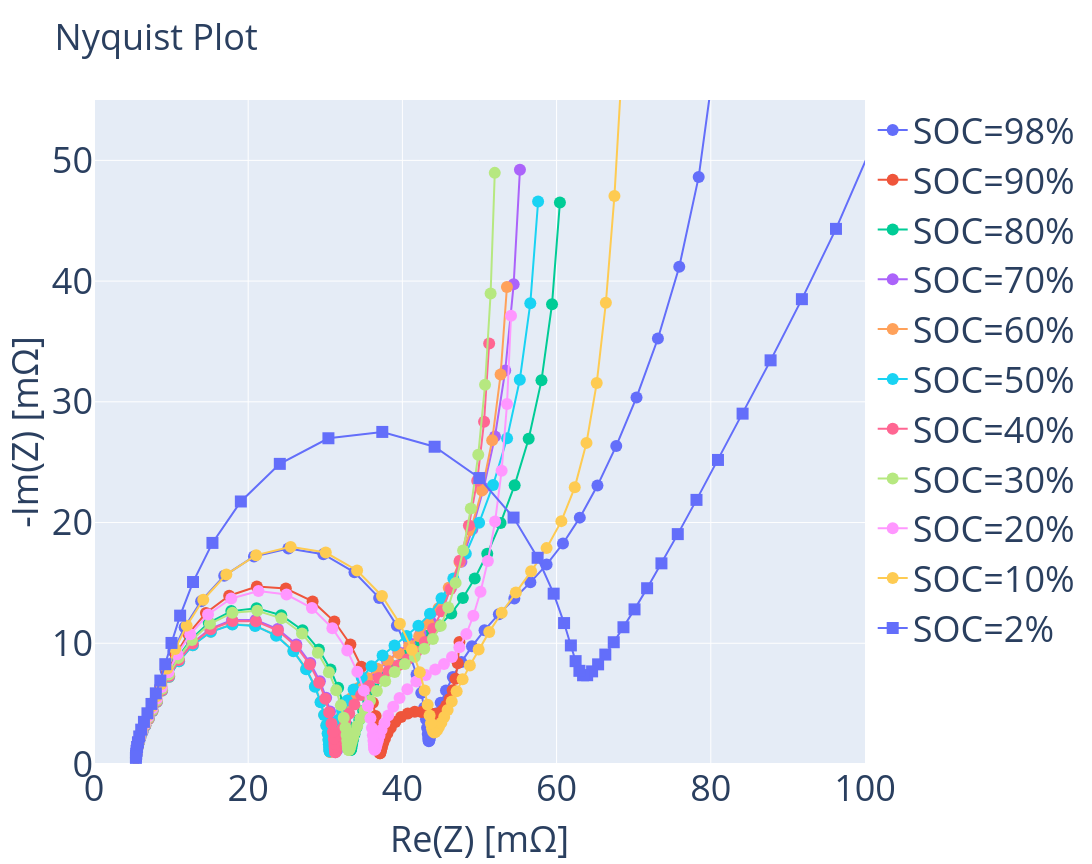

Notebook source saved alongside this figure:
### Code cell
plot_nyquist(list(results_SOC.values()))
